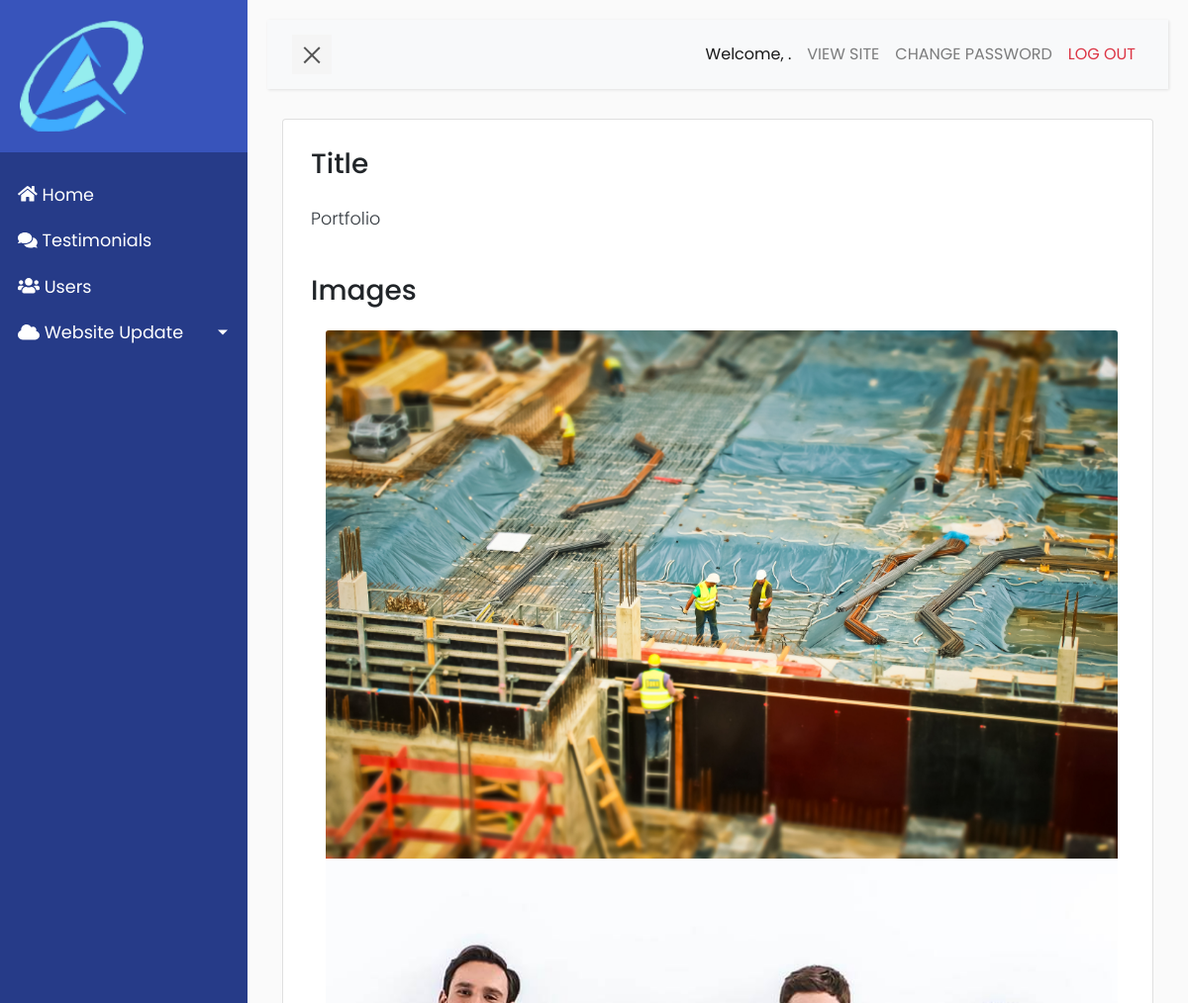
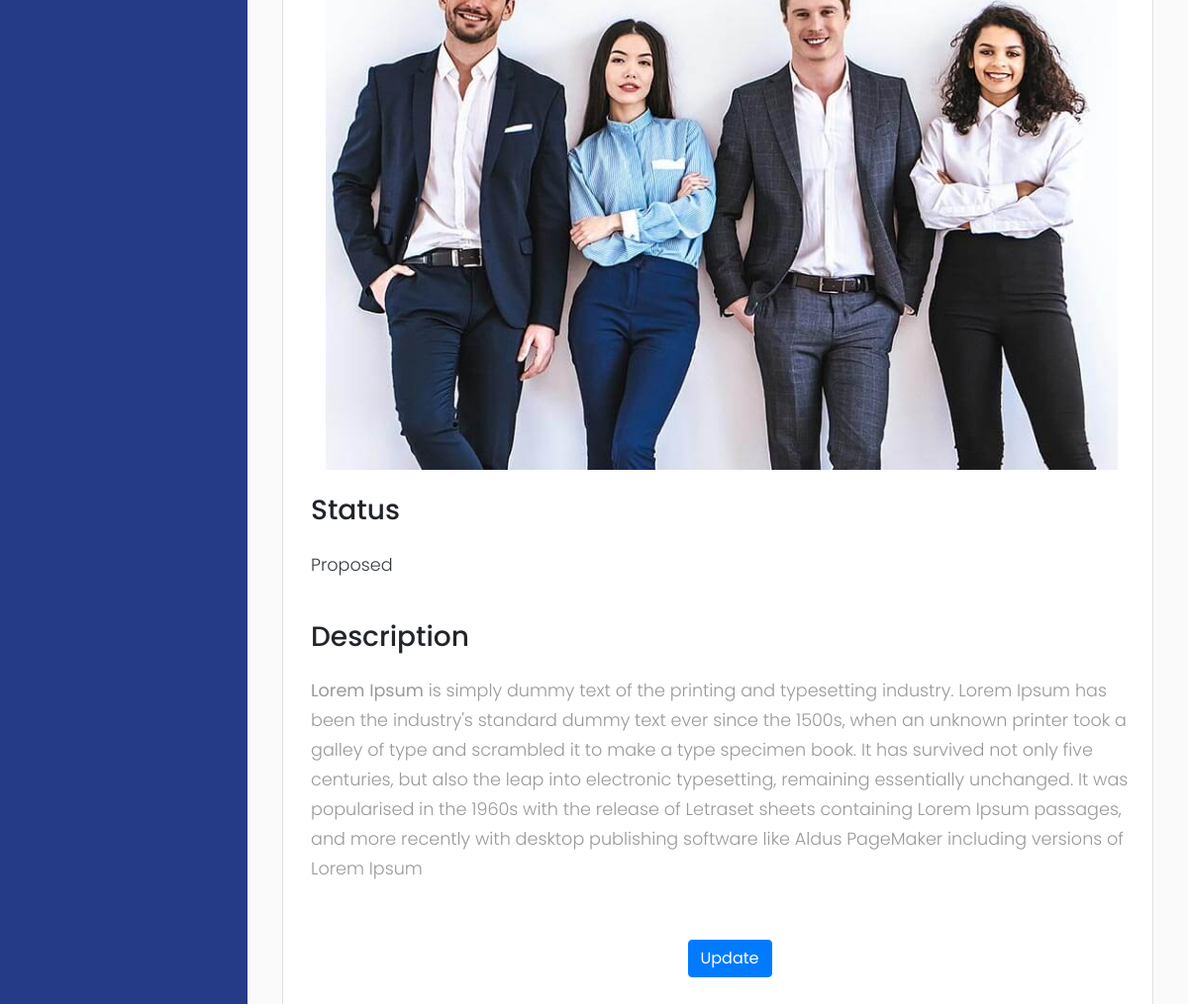
The page /portfolio/detail/30/ on the database its author committed (2 pictures, top to bottom).
### constructionapp/models.py (models this page shows, shortened)
class Portfolio(models.Model):
    STATUS_CHOICES=(
        ('Proposed', 'Proposed'),
        ('On Going', 'On Going'),
        ('Completed','Completed')
    )
    title = models.CharField(max_length=200, null=True, blank=True)
    date = models.DateTimeField(auto_now_add=True)
    status = models.CharField(max_length=256, choices=STATUS_CHOICES, default='Proposed')
    description = RichTextUploadingField(blank=True, null=True)
    @property
    def get_status(self):
        if len(self.images.all())> 0:
            return True
        else:
            return False

class PortFolioImage(models.Model):
    image = models.ImageField(upload_to='media/portfolio', null=False)
    portfolio = models.ForeignKey(Portfolio, on_delete=models.CASCADE, related_name='images')

### constructionapp/views.py (the view)
# urls.py: path('portfolio/detail/<int:pk>/', views.PortfolioDetail.as_view(), name = 'portfolio_detail'),
class PortfolioDetail(DetailView):
    model = Portfolio
    template_name = 'page/portfolio/detail.html'

### constructionapp/templates/page/portfolio/detail.html (shortened to what this page needs)
{% extends 'base.html' %}
{% load static %}
{% block content %}
<div class="container">
    {% if portfolio %}
        <div class="row">
            <div class="col-xs-12 col-sm-12 col-md-12 col-xl-12">
                <div class="card mb-4 pl-2 pt-2">
                    <div class="card-body mb-2">
                        <h3 class="mb-4">Title</h3>
                        <p class="card-text text-dark text-justify" >
                            {{portfolio.title }}
                        </p><br>
                         <h3 class="mb-4">Images</h3>
                            {% if portfolio.get_status %}
                                {% for i in portfolio.images.all %}
                                    <div class="col s6 m3 l3 xl3">
                                        <img class="card-img-top" src="{{i.image.url}}">
                                    </div>
                                {% endfor %}
                            {% endif %}  <br>
                        <h3 class="mb-4">Status</h3>
                         <p class ="card-text text-dark text-justify">
                         {{portfolio.status}}
                         </p><br>
                        <h3 class="mb-4">Description</h3>
                        <p class="card-text text-dark text-justify" >
                            {{portfolio.description | safe}}
                        </p><br>
                            <div class="form-group text-center" >
                                <a href="{% url 'update_portfolio' portfolio.id %}" class="btn btn-primary text mt-3 mt-3 ml-3">
                                    Update
                                </a>
                            </div>
                    </div>
                </div>
            </div>
        </div>
   {% endif %}
</div>
{% endblock content %}

### static/css/base.css (style rules this page uses)
body { font-family: 'Poppins', sans-serif; background: #fafafa; }
p { font-family: 'Poppins', sans-serif; font-size: 1.1em; font-weight: 300; line-height: 1.7em; color: #999; }
a, a:hover, a:focus { color: inherit; text-decoration: none; transition: all 0.3s; }

### rows shown on the page
Portfolio: title "Portfolio", status "Proposed", description "Lorem Ipsum is simply dummy text of the printing and typesetting industry. Lorem Ipsum has been the industry's standard dummy text ever since the 1500s, when an unknown printer took a galley of type and scrambled it to make a type specimen book. It has survived not only five centuries, but also the leap into electronic typesetting, remaining essentially unchanged. It was popularised in the 1960s with the release of Letraset sheets containing Lorem Ipsum passages, and more recently with desktop publishing software like Aldus PageMaker including versions of Lorem Ipsum"
PortFolioImage: image (picture)
PortFolioImage: image (picture)
